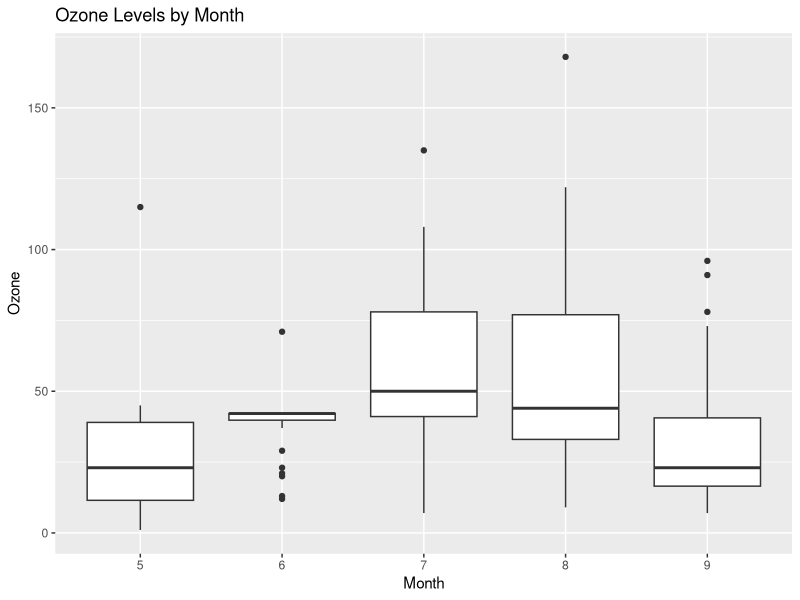

The R script that drew this image:
# Air Quality Dataset: Handle missing values and visualize
data(airquality)
summary(airquality)
airquality$Ozone[is.na(airquality$Ozone)] <- mean(airquality$Ozone, na.rm = TRUE)
airquality$Solar.R[is.na(airquality$Solar.R)] <- mean(airquality$Solar.R, na.rm = TRUE)
library(ggplot2)
ggplot(airquality, aes(x = factor(Month), y = Ozone)) +
  geom_boxplot() +
  labs(title = "Ozone Levels by Month", x = "Month", y = "Ozone")
